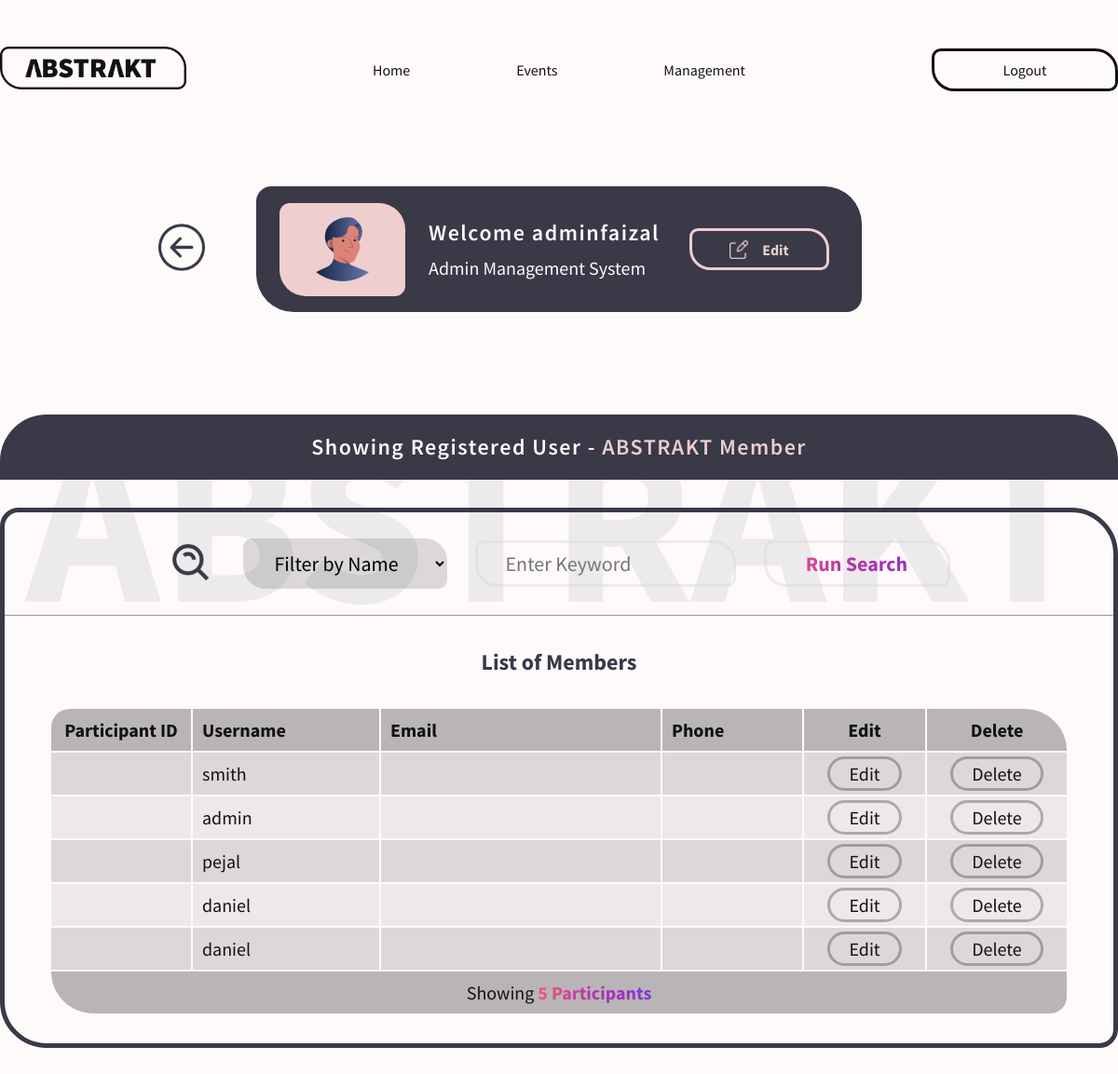
Screenshot of /adminViewUser.php (signed in) with the database file from the repository.
### tables this page shows
CREATE TABLE IF NOT EXISTS `user` (
  `userid` int(4) NOT NULL AUTO_INCREMENT,
  `username` varchar(30) NOT NULL,
  `pass` varchar(30) NOT NULL,
  `email` varchar(320) NOT NULL,
  `phone` varchar(11) NOT NULL,
  `age` int(4) NOT NULL,
  PRIMARY KEY (`userid`)
);

### adminViewUser.php (the view, shortened to what this page needs)
<?php
  $connect = mysqli_connect("localhost", "root", "", "abstrakt") or die("Couldn't  connect to server");
?>
<!DOCTYPE html>
<html lang="en">
  <head>
    <link rel="stylesheet" href="styling/styleSetup.css" />
    <link rel="stylesheet" href="styling/adminStyle.css" />
  </head>
  <body>
    <div class="global-container">
    <?php
      if(isset ($_SESSION["admin"]))
      {
        $admin = $_SESSION["admin"];
        $listWebCommand = "SELECT * FROM user";
        $executeListWeb = mysqli_query($connect, $listWebCommand);
    ?>
      <header>
        <a href="index.php">
          <img
            src="images/logo/AbstraktLogo.png"
            alt="Abstrakt Logo"
            width="200px"
            class="site-icon disabled-pointer"
            style="z-index: 1"
          />
        </a>
        <nav class="session-nav">
          <a href="index.php">Home</a>
          <a href="events.php">Events</a>
          <a href="admin.php">Management</a>
        </nav>
        <a href="processPage/logout.php" class="sign">Logout</a>
      </header>
      <div class="div1" id="scroll">
        <a href="admin.php#scroll" class="back-btn">
          <img src="images/icon/Back.png" class="back-icon">
        </a>
        <h2 class="abstrakt-marking-fix">ABSTRAKT</h2>
        <div class="people">
          <section class="avatar-box">
            <img src="images/avatar/Hazli.png" class="disabled-pointer" />
          </section>
          <section class="change-margin">
            <h4>Welcome <?php echo $admin; ?></h4>
            <p>Admin Management System</p>
          </section>
          <section>
            <a href="adminEdit.php#scroll" class="edit-box">
              <div class="avatar-follow">
                <img
                src="images/icon/Edit.png"
                width="20px"
                class="disabled-pointer"
                />
                <h5 class="edit-btn">Edit</h5>
              </div>
            </a>
          </section>
        </div>
        <div class="tab-link" id="scroll-to-view">
          <div class="tab">
            <h4>
              Showing Registered User - <span class="highlight-text">ABSTRAKT Member</span>
            </h4>
          </div>
        </div>
        <div class="table" >
          <form action="adminViewUser.php#scroll-to-view" class="table-search" method="POST">
            <input type="image" src="images/icon/Search.png" alt="Search Icon" width="50px" height="50px">
            <select name="filterBy" title="Choose from some options to filter" >
              <option value="username" selected>Filter by Name</option>
            </select>
            <input type="text" name="keyword" placeholder="Enter Keyword" class="find-field"/>
            <input type="submit" class="del-btn tab-link search-btn" value="Run Search"/>
          </form>
        <hr class="hr-margin">
        <h6 class='event-heading search-result search-margin'>List of Members</h6>
        <table border="0">
          <tr>
            <th class="id-col">Participant ID</th>
            <th class="user-col">Username</th>
            <th class="email-col">Email</th>
            <th class="phone-col">Phone</th>
            <th class="edit-col">Edit</th>
            <th class="del-col">Delete</th>
          </tr>
          <?php
            $counter = 0;
            while($row = $executeListWeb->fetch_assoc()) {
              if($counter % 2 == 0){
                echo "
                  <tr class='light'>
                    <td class='id-col'>" . $row["userid"] . "</td>
                    <td>" . $row["username"] .  "</td>
                    <td>" . $row["email"] . "</td>
                    <td>" . $row["phone"] . "</td>
                    <td class='del-box'>
                      <a class='del-btn tab-link' href='javascript:edit_this($row[userid])'>Edit</a>
                    </td>
                    <td class='del-box'>
                      <a class='del-btn tab-link' href='javascript:delete_id($row[userid])'>Delete</a>
                    </td>
                  </tr>
                ";
                }
              else{
                echo "
                  <tr class='dark'>
                    <td class='id-col'>" . $row["userid"] . "</td>
                    <td>" . $row["username"] .  "</td>
                    <td>" . $row["email"] . "</td>
                    <td>" . $row["phone"] . "</td>
                    <td class='del-box'>
                      <a class='del-btn tab-link' href='javascript:edit_this($row[userid])'>Edit</a>
                    </td>
                    <td class='del-box'>
                      <a class='del-btn tab-link' href='javascript:delete_id($row[userid])'>Delete</a>
                    </td>
                  </tr>
                ";
              }
              $counter++;
            }
          ?>
          <tr>
            <td colspan="6" class="total-row">Showing <span class="gradient-text"><?php echo $counter ?> Participants</span>
            </td>
          </tr>
        </table>
      </div>
    <?php
    }
    ?>
    </div>
  </body>
</html>

### styling/styleSetup.css (style rules this page uses)
:root { --snowwhite: #fffafa; --smokyblack: #121212; --darkgray: #393948; --transgray: rgba(217, 217, 217, 0.5); --palepink: #eececf; }
.gradient-text { background: linear-gradient( 90.05deg, #ef5881 0.04%, #b335ab 49.47%, #8336da 99.22% ); -webkit-background-clip: text; -webkit-text-fill-color: transparent; background-clip: text; text-fill-color: transparent; }
* { margin: 0; padding: 0; box-sizing: border-box; font-family: "Source Sans Pro", sans-serif; }
.global-container { width: 1200px; margin: 0 auto; }
body { color: var(--smokyblack); background-color: var(--snowwhite); }
a:link, a:visited { text-decoration: none; color: var(--smokyblack); transition: 0.3s; }
html { scroll-behavior: smooth; }
.disabled-pointer { pointer-events: none; -khtml-user-select: none; -o-user-select: none; -moz-user-select: none; -webkit-user-select: none; user-select: none; }
h2 { font-weight: 700; font-size: 400px; line-height: 503px; color: var(--transgray); }
h4 { font-weight: 600; font-size: 24px; letter-spacing: 1.5px; line-height: 30px; color: var(--snowwhite); }
h5 { font-weight: 700; font-size: 16px; line-height: 20px; color: var(--palepink); }
h6 { font-size: 30px; line-height: 37px; }
p { font-size: 20px; color: var(--snowwhite); margin-top: 20px; }
header { margin: 0px 0px; display: flex; align-items: center; justify-content: space-between; min-height: 150px; }
nav { font-weight: 400; line-height: 30px; width: 200px; display: flex; justify-content: space-between; z-index: 1; }
.sign { padding: 10px 50px; text-align: center; border: 3px solid #121212; border-radius: 9.69697px 24.2424px; z-index: 1; flex-basis: 200px; }
input { font-size: 20px; background-color: rgba(0, 0, 0, 0); width: 280px; border: none; padding: 12px 20px; margin: 8px 0; }
input[type="submit"] { font-weight: 700; width: 400px; height: 75px; border-radius: 9.69697px 24.2424px; background: linear-gradient( 90.05deg, #ef5881 0.04%, #b335ab 49.47%, #8336da 99.22% ); -webkit-background-clip: text; background-clip: text; -webkit-text-fill-color: transparent; color: transparent; text-fill-color: transparent; }
.change-margin > p { margin-top: 10px; }
.abstrakt-marking-fix { font-size: 250px; position: fixed; top: 25%; z-index: -1; user-select: none; }
.people { width: 650px; height: 135px; background-color: var(--darkgray); border-radius: 16.1876px 40.4689px; display: grid; grid-template-columns: 1fr 280px 1fr; align-items: center; justify-content: center; }
.people a { background: none; -webkit-background-clip: border-box; -webkit-text-fill-color: currentColor; background-clip: border-box; text-fill-color: currentColor; }
.avatar-box { width: 135px; height: 100px; background-color: var(--palepink); border-radius: 11.2759px 28.1899px; margin: auto 0px auto 25px; display: flex; align-items: center; justify-content: center; }
.avatar-follow { width: 150px; height: 45px; border: 3px solid var(--palepink); border-radius: 9.03262px 22.5815px; display: flex; gap: 15px; align-items: center; justify-content: center; }
.session-nav { width: 400px; }

### rows the page displays
user: username "smith"
user: username "admin"
user: username "pejal"
user: username "daniel"
user: username "daniel"

### other values shown
$admin "adminfaizal"
$counter "5"
